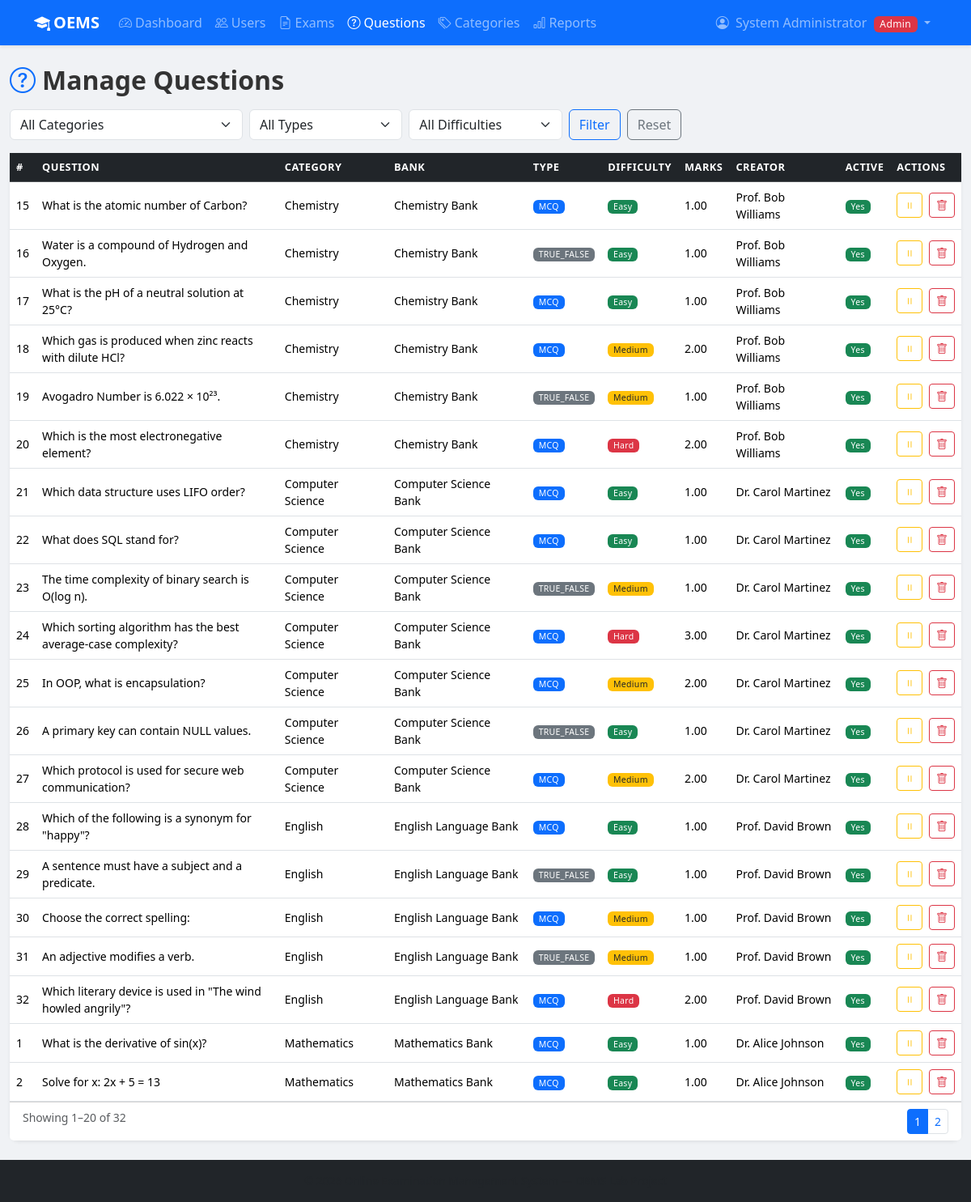
/admin/manage_questions.php (signed in), run on the app's committed database.
### tables this page shows
CREATE TABLE questions (
    id               INT UNSIGNED AUTO_INCREMENT PRIMARY KEY,
    question_bank_id INT UNSIGNED  NOT NULL,
    question_text    TEXT          NOT NULL,
    question_type    ENUM('mcq','true_false') NOT NULL DEFAULT 'mcq',
    difficulty       ENUM('easy','medium','hard') NOT NULL DEFAULT 'medium',
    marks            DECIMAL(5,2)  NOT NULL DEFAULT 1.00,
    option_a         VARCHAR(500)  NOT NULL,
    option_b         VARCHAR(500)  NOT NULL,
    option_c         VARCHAR(500)  DEFAULT NULL,
    option_d         VARCHAR(500)  DEFAULT NULL,
    correct_answer   ENUM('A','B','C','D') NOT NULL,
    explanation      TEXT          DEFAULT NULL,
    created_by       INT UNSIGNED  NOT NULL,
    created_at       DATETIME      NOT NULL DEFAULT CURRENT_TIMESTAMP,
    is_active        TINYINT(1)    NOT NULL DEFAULT 1,
    CONSTRAINT fk_questions_bank       FOREIGN KEY (question_bank_id) REFERENCES question_banks(id) ON DELETE RESTRICT,
    CONSTRAINT fk_questions_created_by FOREIGN KEY (created_by)       REFERENCES users(id)          ON DELETE RESTRICT,
    CONSTRAINT chk_questions_marks     CHECK (marks > 0),
    CONSTRAINT chk_questions_true_false CHECK (
        question_type != 'true_false' OR (option_c IS NULL AND option_d IS NULL)
    )
);

CREATE TABLE categories (
    id          INT UNSIGNED AUTO_INCREMENT PRIMARY KEY,
    name        VARCHAR(100) NOT NULL UNIQUE,
    description TEXT         DEFAULT NULL,
    created_by  INT UNSIGNED NOT NULL,
    created_at  DATETIME     NOT NULL DEFAULT CURRENT_TIMESTAMP,
    CONSTRAINT fk_categories_created_by FOREIGN KEY (created_by) REFERENCES users(id) ON DELETE RESTRICT
);

CREATE TABLE question_banks (
    id          INT UNSIGNED AUTO_INCREMENT PRIMARY KEY,
    name        VARCHAR(150) NOT NULL,
    category_id INT UNSIGNED NOT NULL,
    description TEXT         DEFAULT NULL,
    created_by  INT UNSIGNED NOT NULL,
    created_at  DATETIME     NOT NULL DEFAULT CURRENT_TIMESTAMP,
    CONSTRAINT fk_qbanks_category   FOREIGN KEY (category_id) REFERENCES categories(id) ON DELETE RESTRICT,
    CONSTRAINT fk_qbanks_created_by FOREIGN KEY (created_by)  REFERENCES users(id)      ON DELETE RESTRICT,
    CONSTRAINT uq_qbank_name_cat    UNIQUE (name, category_id)
);

CREATE TABLE users (
    id            INT UNSIGNED AUTO_INCREMENT PRIMARY KEY,
    username      VARCHAR(50)  NOT NULL UNIQUE,
    email         VARCHAR(100) NOT NULL UNIQUE,
    password_hash VARCHAR(255) NOT NULL,
    full_name     VARCHAR(100) NOT NULL,
    role          ENUM('admin','instructor','student') NOT NULL DEFAULT 'student',
    phone         VARCHAR(20)  DEFAULT NULL,
    created_at    DATETIME     NOT NULL DEFAULT CURRENT_TIMESTAMP,
    updated_at    DATETIME     NOT NULL DEFAULT CURRENT_TIMESTAMP ON UPDATE CURRENT_TIMESTAMP,
    is_active     TINYINT(1)   NOT NULL DEFAULT 1,
    CONSTRAINT chk_users_email CHECK (email LIKE '%@%.%'),
    CONSTRAINT chk_users_phone CHECK (phone IS NULL OR LENGTH(phone) >= 7)
);

### includes/functions.php (called while the page is built, shortened)
<?php
function sanitizeInput(mixed $data): string
{
    return htmlspecialchars(strip_tags(trim((string)$data)), ENT_QUOTES, 'UTF-8');
}

### admin/manage_questions.php (the view, shortened to what this page needs)
<?php
require_once __DIR__ . '/../includes/functions.php';
$conn    = getDBConnection();
$catFilter  = (int)($_GET['category'] ?? 0);
$typeFilter = sanitizeInput($_GET['type'] ?? '');
$diffFilter = sanitizeInput($_GET['difficulty'] ?? '');
$page       = max(1, (int)($_GET['page'] ?? 1));
$perPage    = 20;
$offset     = ($page - 1) * $perPage;
$wheres = ['1=1'];
$params = [];
$types  = '';
$whereStr = implode(' AND ', $wheres);
$countStmt = $conn->prepare("SELECT COUNT(*) FROM questions q JOIN question_banks qb ON qb.id=q.question_bank_id WHERE $whereStr");
$countStmt->execute();
$total      = $countStmt->get_result()->fetch_row()[0];
$totalPages = max(1, (int)ceil($total / $perPage));
$stmt = $conn->prepare(
    "SELECT q.*, qb.name AS bank_name, cat.name AS category_name, u.full_name AS creator_name
     FROM   questions q
     JOIN   question_banks qb ON qb.id  = q.question_bank_id
     JOIN   categories cat    ON cat.id = qb.category_id
     JOIN   users u           ON u.id   = q.created_by
     WHERE  $whereStr
     ORDER  BY q.created_at DESC
     LIMIT  ? OFFSET ?"
);
$allParams = array_merge($params, [$perPage, $offset]);
$allTypes  = $types . 'ii';
$stmt->bind_param($allTypes, ...$allParams);
$stmt->execute();
$questions = $stmt->get_result()->fetch_all(MYSQLI_ASSOC);
?>
<?php require_once __DIR__ . '/../includes/header.php'; ?>
<?php require_once __DIR__ . '/../includes/navbar.php'; ?>
<div class="container-fluid py-4">
    <div class="d-flex justify-content-between align-items-center mb-3">
        <h2 class="fw-bold mb-0"><i class="bi bi-question-circle me-2 text-primary"></i>Manage Questions</h2>
    </div>
    <form method="GET" class="row g-2 mb-3">
        <div class="col-md-3">
            <select name="category" class="form-select">
                <option value="">All Categories</option>
            </select>
        </div>
        <div class="col-md-2">
            <select name="type" class="form-select">
                <option value="">All Types</option>
            </select>
        </div>
        <div class="col-md-2">
            <select name="difficulty" class="form-select">
                <option value="">All Difficulties</option>
            </select>
        </div>
        <div class="col-auto">
            <button type="submit" class="btn btn-outline-primary">Filter</button>
            <a href="manage_questions.php" class="btn btn-outline-secondary ms-1">Reset</a>
        </div>
    </form>
    <div class="card border-0 shadow-sm">
        <div class="card-body p-0">
            <div class="table-responsive">
                <table class="table table-hover mb-0 small">
                    <thead class="table-dark">
                        <tr>
                            <th>#</th>
                            <th>Question</th>
                            <th>Category</th>
                            <th>Bank</th>
                            <th>Type</th>
                            <th>Difficulty</th>
                            <th>Marks</th>
                            <th>Creator</th>
                            <th>Active</th>
                            <th>Actions</th>
                        </tr>
                    </thead>
                    <tbody>
                        <?php foreach ($questions as $q): ?>
                        <tr>
                            <td><?= $q['id'] ?></td>
                            <td style="max-width:300px">
                                <?= htmlspecialchars(substr($q['question_text'], 0, 80), ENT_QUOTES, 'UTF-8') ?>
                            </td>
                            <td><?= htmlspecialchars($q['category_name']) ?></td>
                            <td><?= htmlspecialchars($q['bank_name']) ?></td>
                            <td>
                                <span class="badge bg-<?= $q['question_type']==='mcq' ? 'primary' : 'secondary' ?>">
                                    <?= strtoupper($q['question_type']) ?>
                                </span>
                            </td>
                            <td>
                                <span class="badge bg-<?= $q['difficulty']==='easy' ? 'success' : ($q['difficulty']==='medium' ? 'warning text-dark' : 'danger') ?>">
                                    <?= ucfirst($q['difficulty']) ?>
                                </span>
                            </td>
                            <td><?= $q['marks'] ?></td>
                            <td><?= htmlspecialchars($q['creator_name']) ?></td>
                            <td>
                                <span class="badge bg-<?= $q['is_active'] ? 'success' : 'secondary' ?>">
                                    <?= $q['is_active'] ? 'Yes' : 'No' ?>
                                </span>
                            </td>
                            <td>
                                <form method="POST" class="d-inline">
                                    <button type="submit" class="btn btn-sm btn-outline-<?= $q['is_active'] ? 'warning' : 'success' ?> me-1">
                                        <i class="bi bi-<?= $q['is_active'] ? 'pause' : 'play' ?>"></i>
                                    </button>
                                </form>
                                <form method="POST" class="d-inline"
                                      onsubmit="return confirm('Delete this question?')">
                                    <button type="submit" class="btn btn-sm btn-outline-danger">
                                        <i class="bi bi-trash"></i>
                                    </button>
                                </form>
                            </td>
                        </tr>
                        <?php endforeach; ?>
                    </tbody>
                </table>
            </div>
        </div>
        <?php if ($totalPages > 1): ?>
        <div class="card-footer bg-white d-flex justify-content-between">
            <small class="text-muted">Showing <?= $offset+1 ?>–<?= min($offset+$perPage,$total) ?> of <?= $total ?></small>
            <nav><ul class="pagination pagination-sm mb-0">
                <?php for ($p=1;$p<=$totalPages;$p++): ?>
                <li class="page-item <?= $p===$page?'active':'' ?>">
                    <a class="page-link" href="?page=<?= $p ?>&category=<?= $catFilter ?>&type=<?= urlencode($typeFilter) ?>&difficulty=<?= urlencode($diffFilter) ?>"><?= $p ?></a>
                </li>
                <?php endfor; ?>
            </ul></nav>
        </div>
        <?php endif; ?>
    </div>
</div>
<?php require_once __DIR__ . '/../includes/footer.php'; ?>

### assets/css/style.css (style rules this page uses)
:root { --oems-primary: #0d6efd; --oems-secondary: #6c757d; --oems-accent: #fd7e14; --oems-success: #198754; --oems-danger: #dc3545; --oems-light-bg: #f8f9fa; --oems-card-shadow: 0 2px 12px rgba(0,0,0,.08); }
body { font-family: 'Segoe UI', system-ui, -apple-system, sans-serif; background-color: #f0f2f5; color: #333; min-height: 100vh; display: flex; flex-direction: column; }
main, .container, .container-fluid { flex: 1; }
a { text-decoration: none; }
.card { border-radius: 12px; }
.table th { font-size: 0.8rem; text-transform: uppercase; letter-spacing: 0.04em; }
.table td { vertical-align: middle; }
.badge { font-weight: 500; letter-spacing: 0.03em; }

### data on the page
questions: id "15", question_text "What is the atomic number of Carbon?", categories.name "Chemistry", question_bank.name "Chemistry Bank", question_type "MCQ", difficulty "Easy", marks "1.00", created_by.full_name "Prof. Bob Williams", is_active "Yes"
questions: id "16", question_text "Water is a compound of Hydrogen and Oxygen.", categories.name "Chemistry", question_bank.name "Chemistry Bank", question_type "TRUE_FALSE", difficulty "Easy", marks "1.00", created_by.full_name "Prof. Bob Williams", is_active "Yes"
questions: id "17", question_text "What is the pH of a neutral solution at 25°C?", categories.name "Chemistry", question_bank.name "Chemistry Bank", question_type "MCQ", difficulty "Easy", marks "1.00", created_by.full_name "Prof. Bob Williams", is_active "Yes"
questions: id "18", question_text "Which gas is produced when zinc reacts with dilute HCl?", categories.name "Chemistry", question_bank.name "Chemistry Bank", question_type "MCQ", difficulty "Medium", marks "2.00", created_by.full_name "Prof. Bob Williams", is_active "Yes"
questions: id "19", question_text "Avogadro Number is 6.022 × 10²³.", categories.name "Chemistry", question_bank.name "Chemistry Bank", question_type "TRUE_FALSE", difficulty "Medium", marks "1.00", created_by.full_name "Prof. Bob Williams", is_active "Yes"
questions: id "20", question_text "Which is the most electronegative element?", categories.name "Chemistry", question_bank.name "Chemistry Bank", question_type "MCQ", difficulty "Hard", marks "2.00", created_by.full_name "Prof. Bob Williams", is_active "Yes"
questions: id "21", question_text "Which data structure uses LIFO order?", categories.name "Computer Science", question_bank.name "Computer Science Bank", question_type "MCQ", difficulty "Easy", marks "1.00", created_by.full_name "Dr. Carol Martinez", is_active "Yes"
questions: id "22", question_text "What does SQL stand for?", categories.name "Computer Science", question_bank.name "Computer Science Bank", question_type "MCQ", difficulty "Easy", marks "1.00", created_by.full_name "Dr. Carol Martinez", is_active "Yes"
questions: id "23", question_text "The time complexity of binary search is O(log n).", categories.name "Computer Science", question_bank.name "Computer Science Bank", question_type "TRUE_FALSE", difficulty "Medium", marks "1.00", created_by.full_name "Dr. Carol Martinez", is_active "Yes"
questions: id "24", question_text "Which sorting algorithm has the best average-case complexity?", categories.name "Computer Science", question_bank.name "Computer Science Bank", question_type "MCQ", difficulty "Hard", marks "3.00", created_by.full_name "Dr. Carol Martinez", is_active "Yes"
questions: id "25", question_text "In OOP, what is encapsulation?", categories.name "Computer Science", question_bank.name "Computer Science Bank", question_type "MCQ", difficulty "Medium", marks "2.00", created_by.full_name "Dr. Carol Martinez", is_active "Yes"
questions: id "26", question_text "A primary key can contain NULL values.", categories.name "Computer Science", question_bank.name "Computer Science Bank", question_type "TRUE_FALSE", difficulty "Easy", marks "1.00", created_by.full_name "Dr. Carol Martinez", is_active "Yes"
questions: id "27", question_text "Which protocol is used for secure web communication?", categories.name "Computer Science", question_bank.name "Computer Science Bank", question_type "MCQ", difficulty "Medium", marks "2.00", created_by.full_name "Dr. Carol Martinez", is_active "Yes"
questions: id "28", question_text "Which of the following is a synonym for \"happy\"?", categories.name "English", question_bank.name "English Language Bank", question_type "MCQ", difficulty "Easy", marks "1.00", created_by.full_name "Prof. David Brown", is_active "Yes"
questions: id "29", question_text "A sentence must have a subject and a predicate.", categories.name "English", question_bank.name "English Language Bank", question_type "TRUE_FALSE", difficulty "Easy", marks "1.00", created_by.full_name "Prof. David Brown", is_active "Yes"
questions: id "30", question_text "Choose the correct spelling:", categories.name "English", question_bank.name "English Language Bank", question_type "MCQ", difficulty "Medium", marks "1.00", created_by.full_name "Prof. David Brown", is_active "Yes"
questions: id "31", question_text "An adjective modifies a verb.", categories.name "English", question_bank.name "English Language Bank", question_type "TRUE_FALSE", difficulty "Medium", marks "1.00", created_by.full_name "Prof. David Brown", is_active "Yes"
questions: id "32", question_text "Which literary device is used in \"The wind howled angrily\"?", categories.name "English", question_bank.name "English Language Bank", question_type "MCQ", difficulty "Hard", marks "2.00", created_by.full_name "Prof. David Brown", is_active "Yes"
questions: id "1", question_text "What is the derivative of sin(x)?", categories.name "Mathematics", question_bank.name "Mathematics Bank", question_type "MCQ", difficulty "Easy", marks "1.00", created_by.full_name "Dr. Alice Johnson", is_active "Yes"
questions: id "2", question_text "Solve for x: 2x + 5 = 13", categories.name "Mathematics", question_bank.name "Mathematics Bank", question_type "MCQ", difficulty "Easy", marks "1.00", created_by.full_name "Dr. Alice Johnson", is_active "Yes"

### other printed values
$fullName "System Administrator"
$role "Admin"
$offset+1 "1"
min($offset+$perPage,$total) "20"
$total "32"
